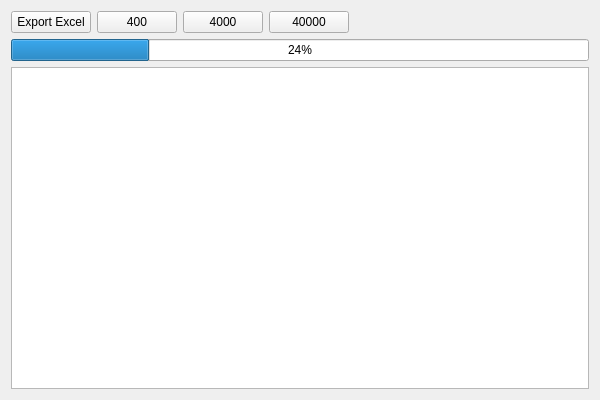
<?xml version="1.0" encoding="UTF-8"?>
<ui version="4.0">
 <class>MainWindow</class>
 <widget class="QMainWindow" name="MainWindow">
  <property name="geometry">
   <rect>
    <x>0</x>
    <y>0</y>
    <width>600</width>
    <height>400</height>
   </rect>
  </property>
  <property name="windowTitle">
   <string>MainWindow</string>
  </property>
  <widget class="QWidget" name="centralWidget">
   <layout class="QVBoxLayout" name="verticalLayout_2">
    <item>
     <layout class="QVBoxLayout" name="verticalLayout">
      <item>
       <layout class="QHBoxLayout" name="horizontalLayout">
        <item>
         <widget class="QPushButton" name="pushButton_7">
          <property name="text">
           <string>Export Excel</string>
          </property>
         </widget>
        </item>
        <item>
         <widget class="QPushButton" name="pushButton_3">
          <property name="text">
           <string>400</string>
          </property>
         </widget>
        </item>
        <item>
         <widget class="QPushButton" name="pushButton_4">
          <property name="text">
           <string>4000</string>
          </property>
         </widget>
        </item>
        <item>
         <widget class="QPushButton" name="pushButton_5">
          <property name="text">
           <string>40000</string>
          </property>
         </widget>
        </item>
        <item>
         <spacer name="horizontalSpacer">
          <property name="orientation">
           <enum>Qt::Horizontal</enum>
          </property>
          <property name="sizeHint" stdset="0">
           <size>
            <width>40</width>
            <height>20</height>
           </size>
          </property>
         </spacer>
        </item>
       </layout>
      </item>
      <item>
       <widget class="QProgressBar" name="progressBar">
        <property name="value">
         <number>24</number>
        </property>
       </widget>
      </item>
      <item>
       <widget class="QTableView" name="tableView"/>
      </item>
     </layout>
    </item>
   </layout>
  </widget>
 </widget>
 <layoutdefault spacing="6" margin="11"/>
 <resources/>
 <connections/>
</ui>
